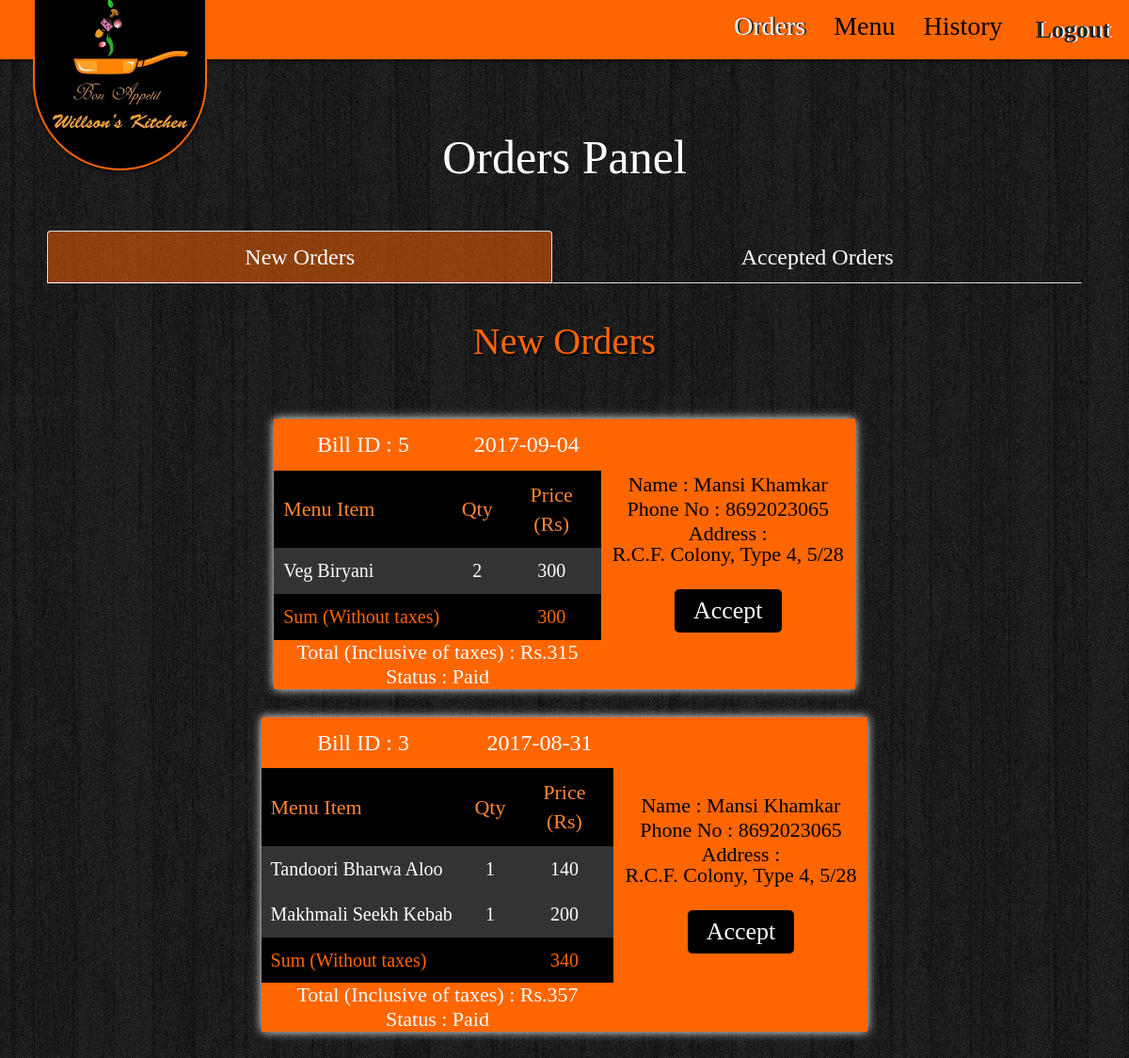
The page /admin.php (signed in) on the database its author committed.
### tables this page shows
CREATE TABLE `bill` (
  `b_id` int(10) NOT NULL,
  `b_sum` int(5) NOT NULL,
  `b_total` int(5) NOT NULL,
  `b_date` date NOT NULL,
  `b_uid` int(8) NOT NULL,
  `b_address` varchar(80) NOT NULL,
  `b_tid` int(3) DEFAULT NULL,
  `b_status` varchar(15) NOT NULL,
  `b_delivery` varchar(15) NOT NULL
);

CREATE TABLE `orders` (
  `o_id` int(10) NOT NULL,
  `o_uid` int(8) NOT NULL,
  `o_mid` int(3) NOT NULL,
  `o_quantity` int(3) NOT NULL,
  `o_price` int(5) NOT NULL,
  `o_bid` int(8) NOT NULL
);

CREATE TABLE `menu` (
  `m_id` int(3) NOT NULL,
  `m_name` varchar(80) NOT NULL,
  `m_desc` varchar(200) NOT NULL,
  `m_nveg` varchar(10) NOT NULL,
  `m_price` int(4) NOT NULL,
  `m_cat` int(3) DEFAULT NULL,
  `m_taste` varchar(15) NOT NULL
);

CREATE TABLE `users` (
  `u_id` int(8) NOT NULL,
  `u_fname` varchar(15) NOT NULL,
  `u_lname` varchar(15) NOT NULL,
  `u_email` varchar(50) NOT NULL,
  `u_pswd` varchar(40) NOT NULL,
  `u_phone` varchar(10) NOT NULL,
  `u_address` varchar(100) NOT NULL,
  `u_tid` int(3) DEFAULT NULL
);

### admin.php (the view, shortened to what this page needs)
<?php
include "header.php";
include_once "dbconnect.php";
?>
<body class="adminpb">
    <?php include "adminbar.php"; ?>
    <div class="admin-content" id="adorder">
        <h1>Orders Panel</h1><br><br>
        <ul class="nav nav-tabs nav-justified">
            <li class="active"><a data-toggle="tab" href="#neworders">New Orders</a></li>
            <li><a data-toggle="tab" href="#seenorders">Accepted Orders</a></li>
        </ul>
        <div class="tab-content admintabs">
            <div id="neworders" class="tab-pane fade in active adminpane">
                <h3>New Orders</h3><br>
                <center>
                    <div id="a-new-bills">
                        <?php
                        $query1 = mysqli_query($bd,"SELECT * FROM bill WHERE b_delivery='' ORDER BY b_id DESC");
                            if(mysqli_num_rows($query1)>0)
                            {
                                while ($row1 = mysqli_fetch_array($query1))
                                {
                                    $bid = $row1['b_id'];
                                    $uid = $row1['b_uid'];
                                    ?>
                                    <table class="bigtable">
                                        <tr>
                                            <td class="bigtd">
                                                <table class="i-flex-bill adtable">
                                                    <tr class="t-head1">
                                                        <th>Bill ID : <?php echo $bid ?></th>
                                                        <th colspan="2"><?php echo $row1['b_date']; ?></th>
                                                    </tr>
                                                    <tr class="t-head2">
                                                        <th>Menu Item</th>
                                                        <th>Qty</th>
                                                        <th>Price (Rs)</th>
                                                    </tr>
                                                    <?php
                                                    $query2 = mysqli_query($bd,"SELECT * FROM orders INNER JOIN menu ON o_mid=m_id WHERE o_bid='$bid'");
                                                    if(mysqli_num_rows($query2)>0)
                                                    {
                                                        while ($row2 = mysqli_fetch_array($query2))
                                                        {?>
                                                            <tr class="t-content">
                                                                <td><?php echo ucwords($row2['m_name']); ?></td>
                                                                <td><?php echo $row2['o_quantity']; ?></td>
                                                                <td><?php echo $row2['o_price'] ?></td>
                                                            </tr>
                                                            <?php
                                                        }
                                                    }?>
                                                    <tr class="t-foot1">
                                                        <td>Sum (Without taxes)</td>
                                                        <td></td>
                                                        <td><?php echo $row1['b_sum']; ?></td>
                                                    </tr>
                                                    <tr class="t-foot2">
                                                        <td colspan="3">Total (Inclusive of taxes) : Rs.<?php echo $row1['b_total']; ?></td>
                                                    </tr>
                                                    <tr class="t-foot2">
                                                        <td colspan="3">Status : <?php echo ucfirst($row1['b_status'])?><br></td>
                                                    </tr>
                                                </table>
                                            </td>
                                            <td class="bigtd">
                                                <table>
                                                    <?php
                                                    $query3 = mysqli_query($bd,"SELECT * FROM users WHERE u_id='$uid'");
                                                    $row3 = mysqli_fetch_array($query3);
                                                    ?>
                                                    <tr class="t-foot2">
                                                        <td colspan="3">Name : <?php echo ucfirst($row3['u_fname']).' '.ucfirst($row3['u_lname']) ?><br></td>
                                                    </tr>
                                                    <tr class="t-foot2">
                                                        <td colspan="3">Phone No : <?php echo $row3['u_phone'] ?><br></td>
                                                    </tr>
                                                    <tr class="t-foot2">
                                                        <td colspan="3">Address :<br><?php echo ucfirst($row1['b_address'])?><br><br></td>
                                                    </tr>
                                                    <tr class="t-foot2">
                                                        <td colspan="3">
                                                            <button type="button" class="submit-btn" value="<?php echo $row1['b_id'] ?>" onclick="orderStatus1(this)">Accept</button><br>
                                                        </td>
                                                    </tr>
                                                </table>
                                            </td>
                                        </tr>
                                    </table>
                                    <?php
                                }
                            }
                        ?>
                    </div>
                </center>
            </div>
        </div>
    </div>
    <br><br>
</body>

### header.php (shortened to what this page needs)
<!DOCTYPE html PUBLIC "-//W3C//DTD XHTML 1.0 Transitional//EN" "http://www.w3.org/TR/xhtml1/DTD/xhtml1-transitional.dtd">
<html xmlns="http://www.w3.org/1999/xhtml">
<head>
    <link rel="stylesheet" href="https://maxcdn.bootstrapcdn.com/bootstrap/3.3.7/css/bootstrap.min.css">
    <link rel="stylesheet" href="css/style.css">
    <link rel="stylesheet" href="css/responsive.css">
    <link rel="stylesheet" href="css/component.css">
</head>

### adminbar.php (shortened to what this page needs)
<nav class="navbar navbar-default navbar-fixed-top">
    <div class="container-fluid">
        <div class="navbar-header">
            <div class="logo">
                <a href="index.php"><img src="images/wkl.jpeg"></a>
            </div>
        </div>
        <div class="collapse navbar-collapse" id="admNavbar">
            <ul class="nav navbar-nav navbar-right">
                <li <?php if(basename($_SERVER['REQUEST_URI'])=="admin.php") echo "class='active'"; else echo "class=''"; ?>><a href="admin.php">Orders</a></li>
                <li <?php if(basename($_SERVER['REQUEST_URI'])=="adminmenu.php") echo "class='active'"; else echo "class=''"; ?>><a href="adminmenu.php">Menu</a></li>
                <li <?php if(basename($_SERVER['REQUEST_URI'])=="orderhistory.php") echo "class='active'"; else echo "class=''"; ?>><a href="orderhistory.php">History</a></li>
                <li>
                    <form method="post">
                        <button type="submit" name="adbtn_logout" class="submit-btn">Logout</button>
                    </form>
                </li>
            </ul>
        </div>
    </div>
</nav>

### css/style.css (style rules this page uses)
body { margin: 0; font-family:Brush Script Std, Brush Script MT, cursive; }
.navbar { margin-bottom: 0; }
.logo { margin-top: -12px; margin-left: 20px; float: left; z-index: 9; width: 185px; height: 190px; position: absolute; margin-bottom: 0px; border: 2px solid #ff6600; border-bottom-left-radius: 50%; border-bottom-right-radius: 50%; background: #000; box-shadow: 0 5px 5px -4px #000; }
.logo a img { display: block; margin: 5px auto; position: relative; width:145px; }
.navbar-default { background: #ff6600; border: none; padding: 3px 0; box-shadow: 0 5px 5px -5px #000; }
.navbar-default ul li { font-size: 28px; }
.navbar-default .navbar-nav>.active>a, .navbar-default .navbar-nav>.active>a:focus, .navbar-default .navbar-nav>.active>a:hover, .dropdown-menu>.active>a, .dropdown-menu>.active>a:focus, .dropdown-menu>.active>a:hover { background: none !important; color: #fff !important; text-shadow: 2px 0px 0px #333; }
.navbar-default .navbar-nav>li>a { color: #000; }
h1 { color: #fff; text-align: center; }
h1, h2, h3, h4 { text-align: center; }
.nav-tabs>li>a { color:#fff; }
.nav-tabs>li.active>a, .nav-tabs>li.active>a:focus, .nav-tabs>li.active>a:hover { background: rgba(255,255,255,0.7); color:#000 !important; }
.tab-pane h3 { color:#ff6600; font-size: 30px; }
.submit-btn { background: rgba(255,102,0,0.8); color: #222; padding:10px 20px; border-radius: 5px; border: none; position: relative; margin: 0 auto; font-size:26px; text-shadow: 2px 0px 0px #fff; font-weight: bold; }
.i-flex-bill { background: #333; color: #fff; margin:15px; }
.t-head1 { background: #ff6600; color:#fff; }
.i-flex-bill td, th { padding:10px; }
.i-flex-bill td { font-size: 20px; }
.i-flex-bill td:nth-child(1), .i-flex-bill th:nth-child(1) { width:70%; }
.i-flex-bill td:nth-child(2), .i-flex-bill th:nth-child(2) { width:10%; text-align: center; }
.i-flex-bill td:nth-child(3), .i-flex-bill th:nth-child(3) { width:20%; min-width: 105px; text-align: center; }
.t-head1 th { text-align: center; font-size: 24px; font-weight: normal; }
.t-head2 th { color:#ff8533; font-size: 22px; background: #000; font-weight: normal; }
.t-foot1 { font-size: 22px; font-weight: normal; color: #ff6600; background: #000; }
.t-foot2 { text-align: center; background: #ff6600; color: #ffffff; }
.t-foot2 td { padding: 2px; font-size: 22px; line-height: 1; }
.adminpb { background: url("../images/wood.png"); padding:20px 50px; }
.admin-content { margin-top:120px; }
.admin-content .nav-tabs li { font-size: 18px; }
.admin-content .nav-tabs>li.active>a, .admin-content .nav-tabs>li.active>a:focus, .admin-content .nav-tabs>li.active>a:hover { background: rgba(255,102,0,0.5); color: #fff !important; }
.admintabs { margin-top:0px; }
.adminpane { padding:20px; }
.adminpane h3 { color: #ff6600; text-shadow:2px 2px 2px #000; }
.bigtable { -webkit-box-shadow: 0 0 10px #fff; box-shadow: 0 0 10px #fff; margin:30px auto; position: relative; }
.adtable { margin:0px; }
.bigtd .submit-btn { background: #000; color: #fff; text-shadow: none; font-weight: normal; }
.bigtable .bigtd:nth-child(2) { background: #ff6600; padding: 10px; }
.bigtable .bigtd:nth-child(2) table tr td { color: #000; }
.admin-content h1 { font-size: 50px; }
.admin-content h3 { font-size: 40px; }
.admin-content .nav-tabs>li>a { font-size: 24px; }

### rows shown on the page
bill: b_id "5", b_date "2017-09-04", b_sum "300", b_total "315", b_status "Paid", users.u_fname "Mansi", users.u_lname "Khamkar", users.u_phone "8692023065", b_address "R.C.F. Colony, Type 4, 5/28"
orders: o_mid.m_name "Veg Biryani", o_quantity "2", o_price "300"
bill: b_id "3", b_date "2017-08-31", b_sum "340", b_total "357", b_status "Paid", users.u_fname "Mansi", users.u_lname "Khamkar", users.u_phone "8692023065", b_address "R.C.F. Colony, Type 4, 5/28"
orders: o_mid.m_name "Tandoori Bharwa Aloo", o_quantity "1", o_price "140"
orders: o_mid.m_name "Makhmali Seekh Kebab", o_quantity "1", o_price "200"
